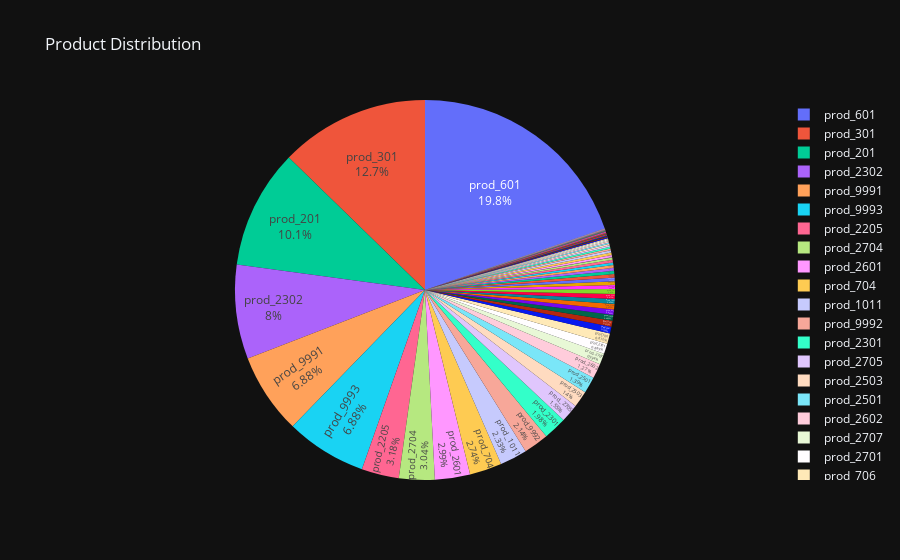

Source (notebook cell):
### Code cell
import plotly.express as px
fig = px.pie(temp, 
            values = '#of occurrences', 
            names = 'Cod_Prod', 
            title= 'Product Distribution', 
            template='plotly_dark'
            )
fig.update_traces(textposition='inside', textinfo='percent+label')
fig.show()

### Figure 1 — Plotly figure (JSON) as saved in the notebook; plotly's stock layout.template omitted (floating-point values rounded to 4 significant figures)
{"data": [{"domain": {"x": [0, 1], "y": [0, 1]}, "hovertemplate": "Cod_Prod=%{label}<br>#of occurrences=%{value}<extra></extra>", "labels": ["prod_1001", "prod_1002", "prod_1004", "prod_1005", "prod_1006", "prod_1007", "prod_1008", "prod_1009", "prod_101", "prod_1010", "prod_1011", "prod_1012", "prod_1013", "prod_1014", "prod_1015", "prod_1017", "prod_1019", "prod_102", "prod_1020", "prod_1021", "prod_1022", "prod_103", "prod_104", "prod_1301", "prod_1302", "prod_1303", "prod_1304", "prod_1305", "prod_1306", "prod_1307", "prod_1308", "prod_1309", "prod_1310", "prod_1311", "prod_1312", "prod_1401", "prod_1501", "prod_1801", "prod_1802", "prod_1803", "prod_1804", "prod_1805", "prod_1806", "prod_201", "prod_2102", "prod_2103", "prod_2104", "prod_2105", "prod_2106", "prod_2201", "prod_2202", "prod_2203", "prod_2204", "prod_2205", "prod_2206", "prod_2301", "prod_2302", "prod_2401", "prod_2501", "prod_2502", "prod_2503", "prod_2601", "prod_2602", "prod_2701", "prod_2702", "prod_2703", "prod_2704", "prod_2705", "prod_2706", "prod_2707", "prod_2801", "prod_2901", "prod_3001", "prod_301", "prod_3101", "prod_3401", "prod_502", "prod_503", "prod_504", "prod_506", "prod_601", "prod_702", "prod_703", "prod_704", "prod_705", "prod_706", "prod_707", "prod_708", "prod_801", "prod_803", "prod_804", "prod_9991", "prod_9992", "prod_9993"], "legendgroup": "", "name": "", "showlegend": true, "textinfo": "percent+label", "textposition": "inside", "type": "pie", "values": [10228, 9300, 37, 259, 152, 1987, 20, 2820, 261, 219, 78006, 558, 10731, 17, 28, 6484, 605, 2206, 16175, 1012, 3461, 2827, 105, 1555, 960, 497, 1936, 18, 5283, 3541, 5, 6738, 7062, 2342, 1, 2236, 485, 14558, 7275, 257, 19882, 1743, 209, 339686, 17157, 732, 19, 324, 15150, 13908, 7533, 2117, 2950, 106478, 4319, 66305, 268166, 10075, 46599, 24, 46955, 100163, 42616, 29799, 8208, 914, 101727, 52034, 6989, 31287, 34, 6, 11184, 426169, 586, 7763, 3, 2859, 69, 669, 661756, 5031, 67, 91809, 913, 29228, 13722, 4352, 15528, 9, 21, 230423, 71662, 230423]}], "layout": {"autosize": true, "legend": {"tracegroupgap": 0}, "title": {"text": "Product Distribution"}}}
